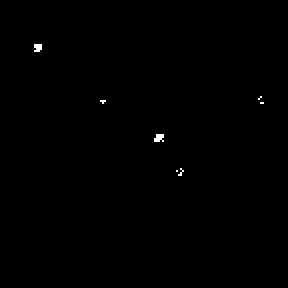
#> input picture ELECTROOPTICA/tarea5/img.tif, 144 x 144 px (shown 2 times larger)
$ python pregunta2.py
#> lines starting #> are read from the running program, lines starting #| are printed output that depends on the picture; after the words box and inside, x2 and y2 are one past the last pixel; in counts of white or black regions, pixels touching at a corner belong together
import numpy as np
import matplotlib.pyplot as plt
from skimage import io, filters, measure, morphology
from scipy.ndimage import binary_opening, binary_closing
from scipy.optimize import curve_fit

# ============================
# Parámetros
# ============================

OFFSET = 100
MIN_AREA = 40       # eliminar objetos demasiado pequeños
MAX_AREA = 2000     # eliminar objetos demasiado grandes
MIN_CIRC = 0.65     # circularidad mínima aceptable


# ============================
# Funciones auxiliares
# ============================

def gaussian(x, A, x0, sigma, C):
    return A * np.exp(-(x - x0)**2 / (2 * sigma**2)) + C


def plot_raw_offset(raw, corrected):
    fig, ax = plt.subplots(1, 2, figsize=(11, 5))
    ax[0].imshow(raw, cmap='gray')
    ax[0].set_title("RAW")
    ax[1].imshow(corrected, cmap='gray')
    ax[1].set_title("RAW - OFFSET")
    plt.show()


def circularity(region):
    """ Circularidad = 4πA / P^2 """
    area = region.area
    per = region.perimeter if region.perimeter > 0 else 1
    return 4 * np.pi * area / (per ** 2)


# ============================
# Procesamiento principal
# ============================

def load_and_preprocess(path):
#> called with path = 'img.tif'
    raw = io.imread(path).astype(float)
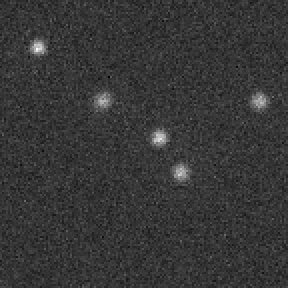
#> raw: shape (144, 144) float64 (shown 2 times larger); min 87, max 336, mean 141; drawn with min black and max white
    corrected = raw - OFFSET

    # Mostrar RAW y OFFSET juntos
    plot_raw_offset(raw, corrected)
#> in plot_raw_offset, `plt.show()`:
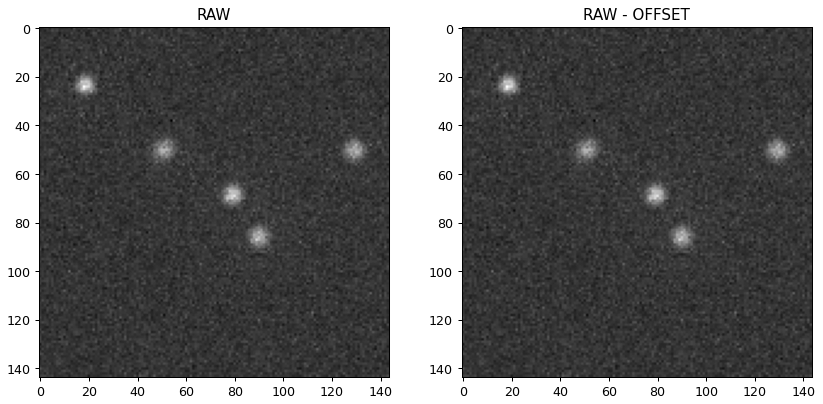
#> figure drawn by matplotlib, 2 panels

    return raw, corrected


def segment_beads(img):

    # Umbral global
    th = filters.threshold_otsu(img)
#> th = 44.87
    mask = img > th
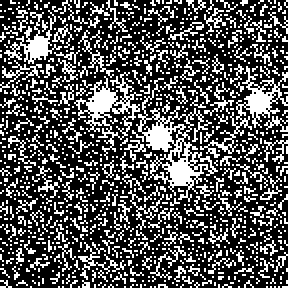
#> mask: shape (144, 144) bool (shown 2 times larger); 32.4% white in thin lines or dots

    # Limpieza morfológica
    mask = morphology.remove_small_objects(mask, MIN_AREA)
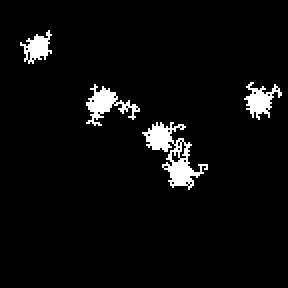
#> mask: shape (144, 144) bool (shown 2 times larger); 4.3% white; 4 white regions, box (x1, y1, x2, y2) and area: (71, 61, 104, 95) 389, (43, 42, 70, 63) 212, (122, 41, 141, 60) 164, (10, 15, 26, 32) 136
    mask = binary_opening(mask, structure=np.ones((3,3)))
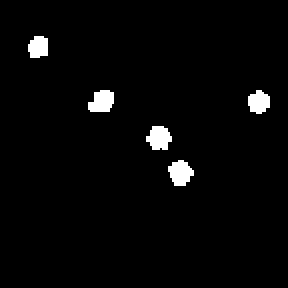
#> mask: shape (144, 144) bool (shown 2 times larger); 2.6% white; 5 white regions, box (x1, y1, x2, y2) and area: (84, 80, 97, 93) 119, (73, 63, 86, 75) 115, (44, 45, 57, 56) 113, (124, 45, 135, 57) 100, (14, 18, 24, 29) 93
    mask = binary_closing(mask, structure=np.ones((3,3)))
#> mask: shape (144, 144) bool; 2.6% white; 5 white regions

    # Mostrar máscara
    plt.figure(figsize=(5,5))
    plt.imshow(mask, cmap='gray')
    plt.title("Máscara Post-Procesada")
    plt.show()

    # Etiquetado
    labels = measure.label(mask)
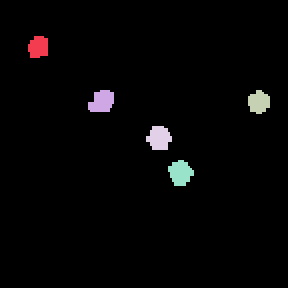
#> labels: shape (144, 144) int32 (shown 2 times larger); 6 distinct labels, from 0 to 5; one colour per label, 0 black
    regions = measure.regionprops(labels, intensity_image=img)
#> regions = 5 regions; box (x1, y1, x2, y2) and area: (84, 80, 97, 93) 119, (73, 63, 86, 75) 116, (44, 45, 57, 56) 113, (124, 45, 135, 57) 100, (14, 18, 24, 29) 93

    # Filtrado geométrico (área + circularidad)
    filtered = []
    for r in regions:
        A = r.area
        C = circularity(r)

        if MIN_AREA < A < MAX_AREA and C > MIN_CIRC:
            filtered.append(r)
#> this loop made 5 passes
#> (A, area in circularity, per in circularity, C) on passes 1 to 5: (93, 93, 35.07, 0.95), (113, 113, 40.49, 0.866), (100, 100, 36.73, 0.932), (116, 116, 41.31, 0.854), (119, 119, 41.56, 0.866)
#> after the loop, filtered has the same summary as regions

    print(f"Microesferas detectadas: {len(filtered)}")
#| Microesferas detectadas: 5

    # Dibujar bounding boxes sobre imagen original
    fig, ax = plt.subplots(figsize=(6,6))
    ax.imshow(img, cmap='gray')

    for r in filtered:
        minr, minc, maxr, maxc = r.bbox
        ax.add_patch(
            plt.Rectangle((minc, minr),
                          maxc-minc, maxr-minr,
                          edgecolor='red', facecolor='none', linewidth=1.5)
        )
#> this loop made 5 passes
#> (minr, minc, maxr, maxc) on passes 1 to 5: (18, 14, 29, 24), (45, 44, 56, 57), (45, 124, 57, 135), (63, 73, 75, 86), (80, 84, 93, 97)
    plt.title("Microesferas detectadas")
    plt.show()
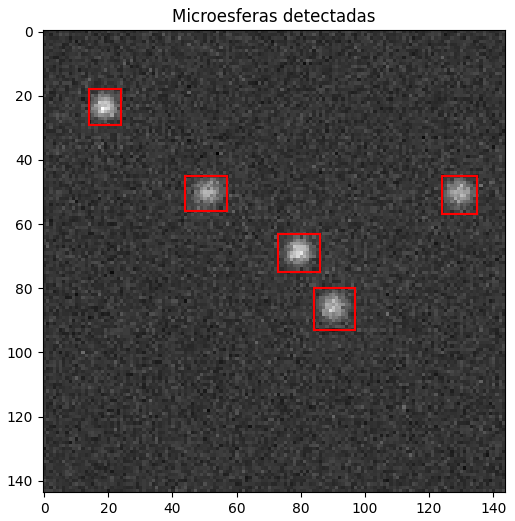
#> figure drawn by matplotlib, 1 panel

    return filtered


# ============================
# MAIN
# ============================

def main():
    raw, img = load_and_preprocess("img.tif")

    beads = segment_beads(img)
#> beads has the same summary as regions in segment_beads

    # Aquí continuarías con el análisis: FWHM, NA, potencia, etc.
    return beads


if __name__ == "__main__":
    main()
